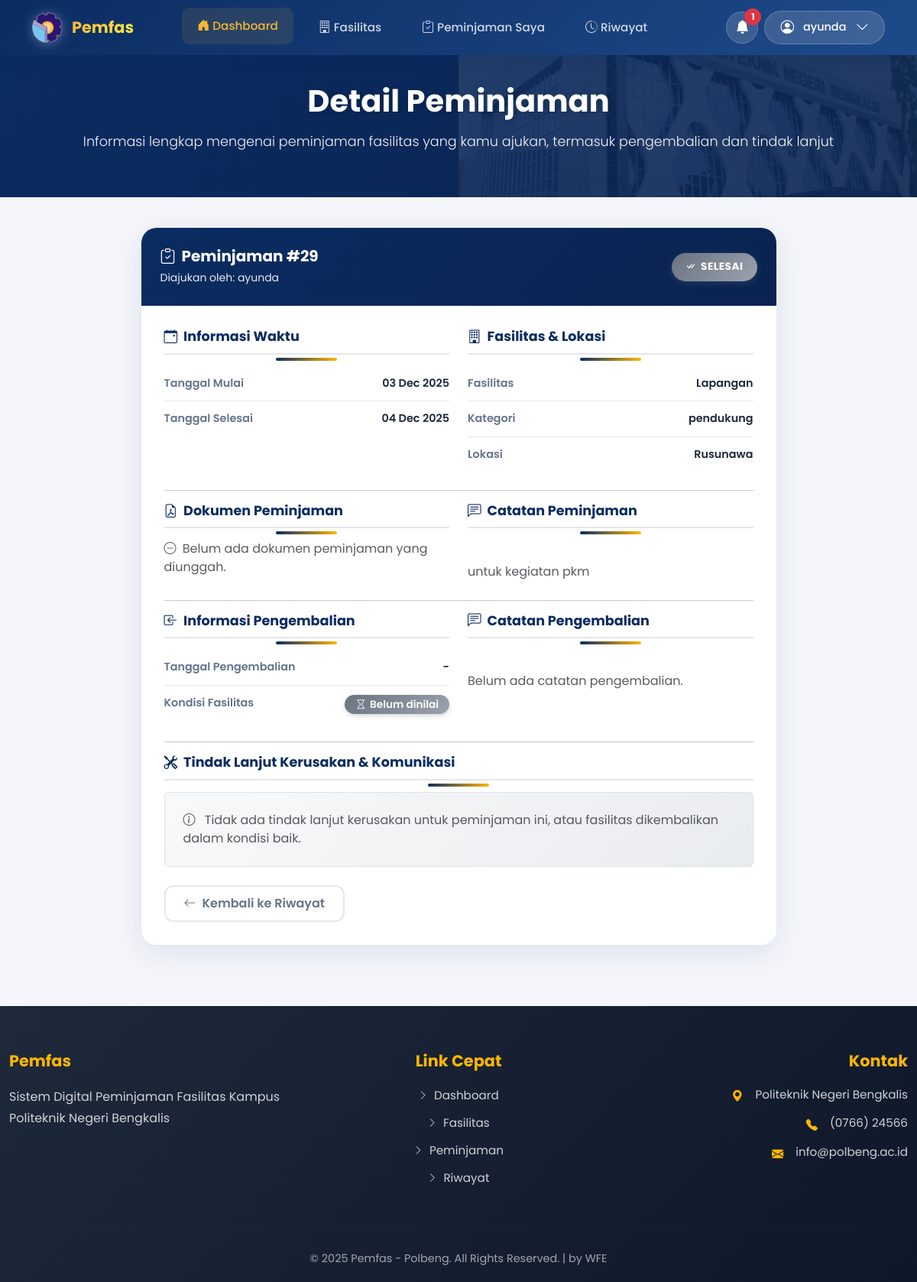
The app's page /peminjam/detail_peminjaman.php?id=29 (signed in) with its own data.
### tables this page shows
CREATE TABLE `users` (
  `id_user` int(11) NOT NULL,
  `nama` varchar(100) NOT NULL,
  `username` varchar(50) NOT NULL,
  `password` varchar(255) NOT NULL,
  `email` varchar(100) DEFAULT NULL,
  `role` enum('super_admin','bagian_umum','peminjam') DEFAULT 'peminjam',
  `created` timestamp NOT NULL DEFAULT current_timestamp(),
  `last_login` datetime DEFAULT NULL,
  `id_unit` int(11) DEFAULT NULL
);

CREATE TABLE `notifikasi` (
  `id_notifikasi` int(11) NOT NULL,
  `id_user` int(11) NOT NULL,
  `id_pinjam` int(11) DEFAULT NULL,
  `judul` varchar(100) NOT NULL,
  `pesan` text NOT NULL,
  `tipe` enum('success','warning','info') NOT NULL DEFAULT 'info',
  `is_read` tinyint(1) NOT NULL DEFAULT 0,
  `created_at` timestamp NOT NULL DEFAULT current_timestamp(),
  `dibaca` tinyint(1) DEFAULT 0
);

CREATE TABLE `peminjaman` (
  `id_pinjam` int(11) NOT NULL,
  `id_user` int(11) NOT NULL,
  `tanggal_mulai` date DEFAULT NULL,
  `tanggal_selesai` date DEFAULT NULL,
  `status` enum('draft','usulan','diterima','ditolak','selesai') DEFAULT 'draft',
  `dokumen_peminjaman` varchar(255) DEFAULT NULL,
  `alasan_penolakan` text DEFAULT NULL,
  `tanggal_usulan` timestamp NOT NULL DEFAULT current_timestamp(),
  `catatan` text DEFAULT NULL
);

### peminjam/detail_peminjaman.php (the view, shortened to what the rows shown need)
<?php
include '../config/koneksi.php';
$id_user = filter_var($_SESSION['id_user'], FILTER_VALIDATE_INT);
$id_pinjam = filter_var($_GET['id'] ?? 0, FILTER_VALIDATE_INT);
$sql = "
    SELECT
        p.id_pinjam,
        p.id_user,
        p.tanggal_mulai,
        p.tanggal_selesai,
        p.status,
        p.catatan,
        p.dokumen_peminjaman,
        COALESCE(GROUP_CONCAT(DISTINCT f.nama_fasilitas ORDER BY f.nama_fasilitas SEPARATOR ', '), '-') AS fasilitas_list,
        COALESCE(GROUP_CONCAT(DISTINCT CONCAT(f.nama_fasilitas, ' (', f.kategori, ')') ORDER BY f.nama_fasilitas SEPARATOR ' | '), '-') AS fasilitas_detail,
        COALESCE(GROUP_CONCAT(DISTINCT f.kategori ORDER BY f.kategori SEPARATOR ', '), '-') AS kategori_list,
        COALESCE(GROUP_CONCAT(DISTINCT f.lokasi ORDER BY f.lokasi SEPARATOR ', '), '-') AS lokasi_list,
        pg.id_kembali,
        pg.kondisi,
        pg.catatan AS catatan_kembali,
        pg.tgl_kembali,
        tl.id_tindaklanjut,
        tl.tindakan,
        tl.deskripsi AS deskripsi_tindaklanjut,
        tl.status AS status_tindaklanjut,
        tl.tanggal AS tanggal_tindaklanjut
    FROM peminjaman p
    LEFT JOIN daftar_peminjaman_fasilitas df ON p.id_pinjam = df.id_pinjam
    LEFT JOIN fasilitas f ON df.id_fasilitas = f.id_fasilitas
    LEFT JOIN pengembalian pg ON pg.id_pinjam = p.id_pinjam
    LEFT JOIN tindaklanjut tl ON tl.id_kembali = pg.id_kembali
    WHERE p.id_pinjam = ?
      AND p.id_user = ?
    GROUP BY
        p.id_pinjam,
        p.id_user,
        p.tanggal_mulai,
        p.tanggal_selesai,
        p.status,
        p.catatan,
        p.dokumen_peminjaman,
        pg.id_kembali,
        pg.kondisi,
        pg.catatan,
        pg.tgl_kembali,
        tl.id_tindaklanjut,
        tl.tindakan,
        tl.deskripsi,
        tl.status,
        tl.tanggal
    LIMIT 1
";
$stmt = $conn->prepare($sql);
$stmt->bind_param("ii", $id_pinjam, $id_user);
$stmt->execute();
$result = $stmt->get_result();
$detail = $result->fetch_assoc();
$status = strtolower(htmlspecialchars($detail['status'] ?? '', ENT_QUOTES, 'UTF-8'));
$catatan = htmlspecialchars($detail['catatan'] ?? '', ENT_QUOTES, 'UTF-8');
$tglMulai = !empty($detail['tanggal_mulai'])
    ? date('d M Y', strtotime($detail['tanggal_mulai']))
    : '-';
$tglSelesai = !empty($detail['tanggal_selesai'])
    ? date('d M Y', strtotime($detail['tanggal_selesai']))
    : '-';
$statusClass = 'status-pill-selesai';
$statusText = 'Tidak diketahui';
$statusIcon = 'question-circle';
switch ($status) {
    case 'selesai':
        $statusClass = 'status-pill-selesai';
        $statusText = 'Selesai';
        $statusIcon = 'check-all';
        break;
}
include '../includes/peminjam/header.php';
include '../includes/peminjam/navbar.php';
?>
<br><br>
<section class="hero-section text-center">
    <div class="container">
        <h2 class="fw-bold mb-3" data-aos="fade-up">Detail Peminjaman</h2>
    </div>
</section>
<div class="container mb-5">
    <div class="row justify-content-center">
        <div class="col-lg-10 col-xl-9" data-aos="fade-up">
            <div class="card detail-card">
                <div class="card-header d-flex justify-content-between align-items-center">
                    <div>
                        <h5 class="mb-1">
                            <i class="bi bi-clipboard-check me-2"></i>Peminjaman #<?= $id_pinjam ?>
                        </h5>
                        <small>Diajukan oleh: <?= $nama_user ?></small>
                    </div>
                    <span class="status-pill <?= $statusClass ?>">
                        <i class="bi bi-<?= $statusIcon ?>"></i>
                        <?= $statusText ?>
                    </span>
                </div>
                <div class="card-body">
                    <div class="row mb-4">
                        <div class="col-md-6 mb-3 mb-md-0">
                            <div class="info-row">
                                <span class="label">Tanggal Mulai</span>
                                <span class="value"><?= $tglMulai ?></span>
                            </div>
                            <div class="info-row">
                                <span class="label">Tanggal Selesai</span>
                                <span class="value"><?= $tglSelesai ?></span>
                            </div>
                        </div>
                    </div>
                    <div class="row mb-4">
                        <div class="col-md-6">
                            <h6 class="section-title">
                                <i class="bi bi-chat-left-text"></i>Catatan Peminjaman
                            </h6>
                            <p class="mb-0 text-muted" style="white-space: pre-line; line-height: 1.7;">
                                <?= $catatan ?: 'Tidak ada catatan tambahan.' ?>
                            </p>
                        </div>
                    </div>
                </div>
            </div>
        </div>
    </div>
</div>
<?php include '../includes/peminjam/footer.php'; ?>

### includes/peminjam/navbar.php (shortened to what the rows shown need)
<?php
include_once __DIR__ . '/../../config/koneksi.php';
$id_user_login = isset($_SESSION['id_user']) ? filter_var($_SESSION['id_user'], FILTER_VALIDATE_INT) : 0;
$nama_user = 'User';
if ($id_user_login > 0) {
    $sqlUser = "SELECT nama, username, role FROM users WHERE id_user = ? LIMIT 1";
    if ($stmtUser = $conn->prepare($sqlUser)) {
        $stmtUser->bind_param("i", $id_user_login);
        $stmtUser->execute();
        $resUser = $stmtUser->get_result();
        if ($row = $resUser->fetch_assoc()) {
            $nama_user = !empty($row['nama']) ? $row['nama'] : 'User';
        }
    }
}
$notifikasiList = [];
if ($id_user_login > 0) {
    $dateColumn = 'created_at';
    if ($stmtList = $conn->prepare("
        SELECT id_notifikasi, id_pinjam, judul, pesan, tipe, is_read, $dateColumn AS tanggal
        FROM notifikasi
        WHERE id_user = ?
        ORDER BY $dateColumn DESC
        LIMIT 10
    ")) {
        $stmtList->bind_param("i", $id_user_login);
        $stmtList->execute();
        $resultList = $stmtList->get_result();
        while ($row = $resultList->fetch_assoc()) {
            $notifikasiList[] = $row;
        }
    }
}
?>
<nav class="navbar navbar-expand-lg fixed-top">
    <div class="container">
        <div class="collapse navbar-collapse" id="navbarNav">
            <div class="d-flex align-items-center gap-2">
                        <?php if (empty($notifikasiList)): ?>
                            <li class="text-center py-4 text-muted">
                                <i class="bi bi-bell-slash fa-2x mb-2 d-block"></i>
                                <p class="mb-0">Tidak ada notifikasi</p>
                            </li>
                        <?php else: ?>
                            <?php foreach ($notifikasiList as $n): ?>
                            <?php
                                $id_pinjam = (int)($n['id_pinjam'] ?? 0);
                            ?>
                        <?php endforeach; ?>
                        <?php endif; ?>
                <div class="dropdown">
                    <button class="btn-profile" type="button" data-bs-toggle="dropdown">
                        <i class="bi bi-person-circle me-1"></i>
                        <span><?= htmlspecialchars($nama_user); ?></span>
                        <i class="bi bi-chevron-down ms-1"></i>
                    </button>
                </div>
            </div>
        </div>
    </div>
</nav>

### records on screen
users: nama "ayunda"
notifikasi: id_pinjam "29"
peminjaman: status "SELESAI", tanggal_mulai "03 Dec 2025", tanggal_selesai "04 Dec 2025", catatan "untuk kegiatan pkm"

### other values on screen
$jumlahNotif "1"
$fasilitas "Lapangan"
$kategori "pendukung"
$lokasi "Rusunawa"
$tglKembali "-"
$kondisiText "Belum dinilai"
$catatan_kembali ?: 'Belum ada catatan pengembalian.' "Belum ada catatan pengembalian."
